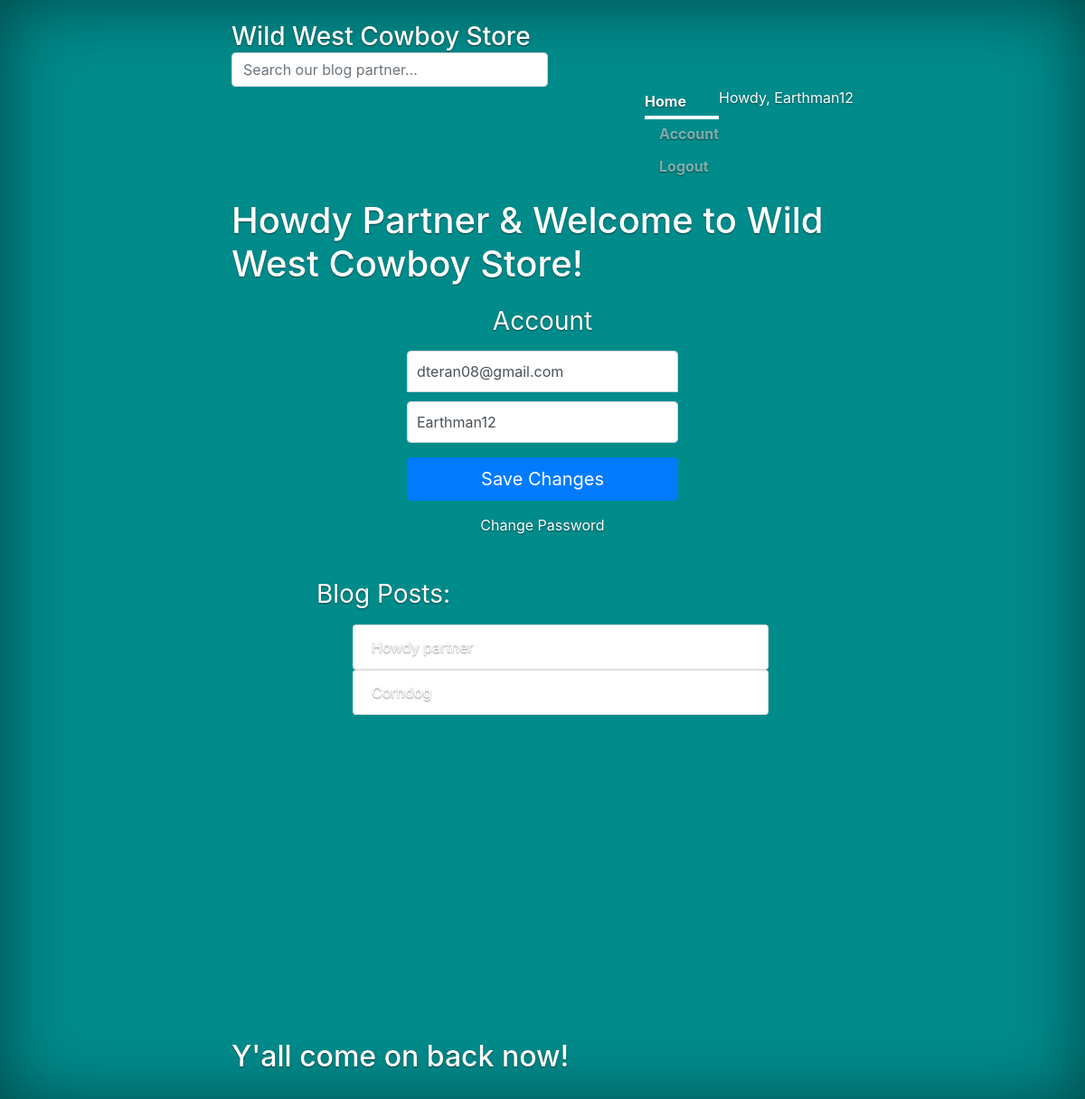
The page /account/ (signed in) on the database as committed earlier.
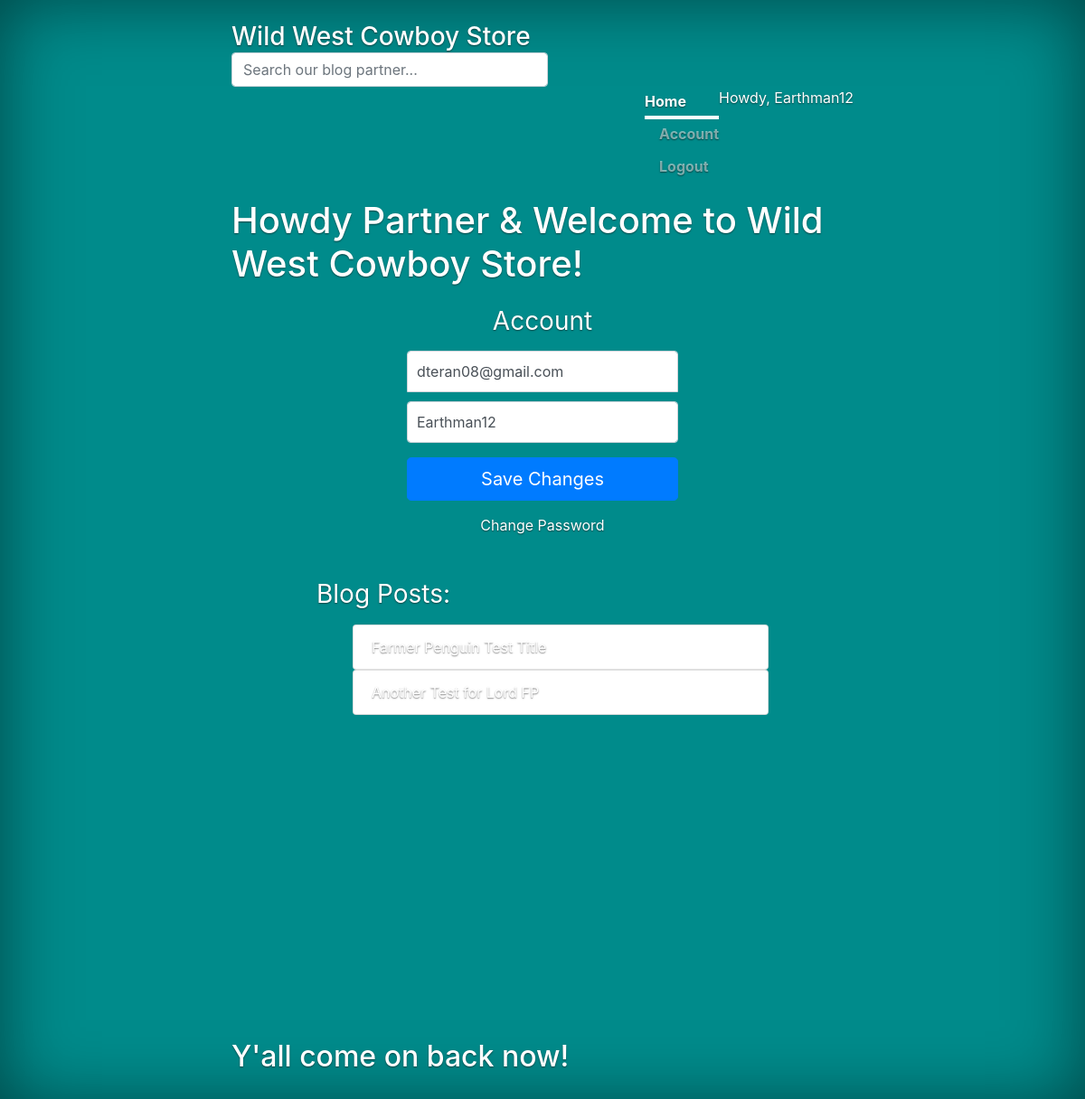
The same page on the database as committed later.
### blog/models.py (models this page shows)
class BlogPost(models.Model):
    title = models.CharField(max_length = 60, null = False, blank = False) #null and false are False because it cant have a null or a blank title i.e. title is required
    body = models.TextField(max_length = 2500, null = False, blank = False)
    image = models.ImageField(upload_to = upload_location, null = False, blank = False)#This cant be used unless Pillow library is used
    date_published = models.DateTimeField(auto_now_add = True, verbose_name = "date published")#auto_now_add inserts a time stamp as soon as object is created
    date_updated = models.DateTimeField(auto_now = True, verbose_name = "date updated")#auto_now makes it so this time stamp only changes when the object changes/is updated
    author = models.ForeignKey(settings.AUTH_USER_MODEL, on_delete = models.CASCADE)#Use a foreign key relationship to tie this field to the 'account' table. 'on_delete' defines what happens if the blog post is deleted. models.CASCADE means delete anything that is associated with this blog post
    slug = models.SlugField(blank = True, unique = True)#A slug is a URL, can't be any other URL that has the same one so it has to be 'unique'
    def __str__(self):
        return self.title

### account/views.py (the view)
# urls.py: path('account/', account_view, name = "account"),
def account_view(request):
    if not request.user.is_authenticated:
        return redirect("login")
    context = {}
    if request.POST:
        form = AccountUpdateForm(request.POST, instance=request.user)
        if form.is_valid():
            form.initial = {
                "email" : request.POST['email'],
                "username" : request.POST['username'],
            }
            form.save()
            context['success_message'] = "You're updated Partner!"
    else:
        form = AccountUpdateForm(
            initial = {
                "email": request.user.email,
                "username": request.user.username,
            }
        )
    context['account_form'] = form
    blog_posts = BlogPost.objects.filter(author = request.user)
    context['blog_posts'] = blog_posts
    return render(request, 'account/account.html', context)

### account/forms.py (shortened to what this page needs)
class AccountUpdateForm(forms.ModelForm):
    class Meta:
        model= Account
        fields = ('email', 'username')

### account/templates/account/account.html (shortened to what this page needs)
{% extends 'base.html' %}
{% block content %}
<form class="form-signin" method = "POST">
    <h1 class="h3 mb-3 font-weight-normal">Account</h1>
    <input type="email" name = "email" id="inputEmail" class="form-control" placeholder="Email address" required autofocus value = "{{account_form.initial.email}}">
    <input type="text" name = "username" id="inputUsername" class="form-control" placeholder="Username" required value = "{{account_form.initial.username}}">
    <button class="btn btn-lg btn-primary btn-block" type="submit">Save Changes</button>
</form>
<div class = "d-flex flex-column">
    <a class = "m-auto" href = "{% url 'password_change' %}">Change Password</a>
</div>
<div class = "container mt-4 p-4">
    <div class = "row">
        <div class = "blog-posts">
            <h3 class = "mb-3 font-weight-normal">Blog Posts:</h3>
            {% if blog_posts %}
            <ul>
                {% for post in blog_posts %}
                    <a href = "{% url 'blog:detail' post.slug %}" style = "text-decoration: none;">
                        <li class = "list-group-item">{{post}}</li>
                    </a>
                {% endfor %}
            </ul>
            {% else %}
            <p>You ain't got any blog posts partner! Go <a href = "{% url 'blog:create' %}">here</a> to create a post.</p>
            {% endif %}
        </div>
    </div>
</div>
{% endblock content %}

Rows that differ between the two databases and show on the page:
removed BlogPost: title "Howdy partner"
removed BlogPost: title "Corndog"
added BlogPost: title "Farmer Penguin Test Title"
added BlogPost: title "Another Test for Lord FP"
